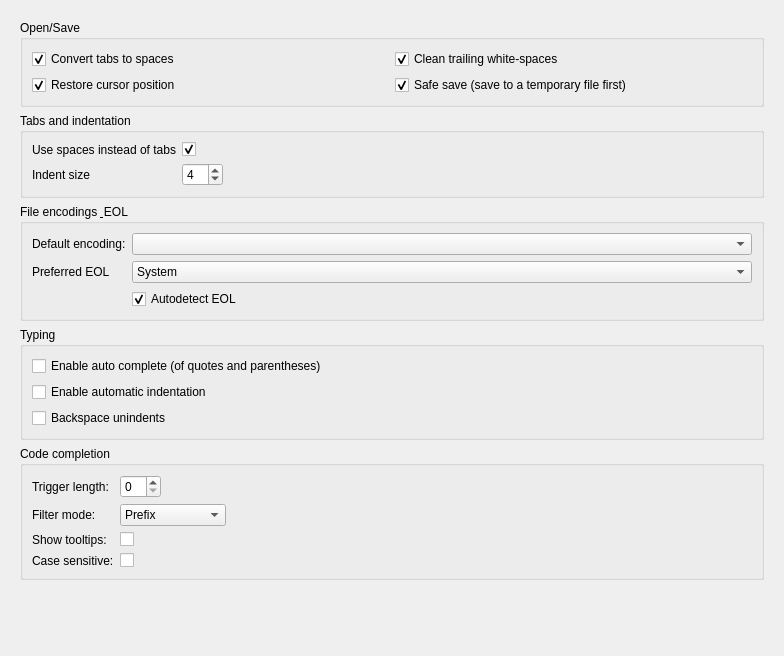
<?xml version="1.0" encoding="UTF-8"?>
<ui version="4.0">
 <class>Form</class>
 <widget class="QWidget" name="Form">
  <property name="geometry">
   <rect>
    <x>0</x>
    <y>0</y>
    <width>784</width>
    <height>656</height>
   </rect>
  </property>
  <property name="windowTitle">
   <string>Form</string>
  </property>
  <layout class="QVBoxLayout" name="verticalLayout">
   <item>
    <widget class="QScrollArea" name="scrollArea">
     <property name="frameShape">
      <enum>QFrame::NoFrame</enum>
     </property>
     <property name="widgetResizable">
      <bool>true</bool>
     </property>
     <widget class="QWidget" name="scrollAreaWidgetContents">
      <property name="geometry">
       <rect>
        <x>0</x>
        <y>0</y>
        <width>752</width>
        <height>648</height>
       </rect>
      </property>
      <layout class="QGridLayout" name="gridLayout_3">
       <item row="2" column="0">
        <widget class="QGroupBox" name="groupBox_4">
         <property name="title">
          <string>File encodings &amp; EOL</string>
         </property>
         <layout class="QFormLayout" name="formLayout_4">
          <item row="0" column="0">
           <widget class="QLabel" name="label_5">
            <property name="text">
             <string>Default encoding:</string>
            </property>
           </widget>
          </item>
          <item row="0" column="1">
           <widget class="EncodingsComboBox" name="cb_encoding">
            <property name="sizePolicy">
             <sizepolicy hsizetype="Preferred" vsizetype="Fixed">
              <horstretch>0</horstretch>
              <verstretch>0</verstretch>
             </sizepolicy>
            </property>
            <property name="toolTip">
             <string>Default encoding to use when opening files</string>
            </property>
           </widget>
          </item>
          <item row="1" column="0">
           <widget class="QLabel" name="label_10">
            <property name="text">
             <string>Preferred EOL</string>
            </property>
           </widget>
          </item>
          <item row="1" column="1">
           <widget class="QComboBox" name="cb_eol_convention">
            <property name="toolTip">
             <string>Preferred EOL (will be used for new files and for saving files if auto detect is unchecked).</string>
            </property>
            <item>
             <property name="text">
              <string>System</string>
             </property>
            </item>
            <item>
             <property name="text">
              <string>Linux</string>
             </property>
            </item>
            <item>
             <property name="text">
              <string>Mac</string>
             </property>
            </item>
            <item>
             <property name="text">
              <string>Windows</string>
             </property>
            </item>
           </widget>
          </item>
          <item row="2" column="1">
           <widget class="QCheckBox" name="cb_autodetect_eol">
            <property name="toolTip">
             <string>Automatically detects file line endings on open and use them for furute saves.</string>
            </property>
            <property name="text">
             <string>Autodetect EOL</string>
            </property>
            <property name="checked">
             <bool>true</bool>
            </property>
           </widget>
          </item>
         </layout>
        </widget>
       </item>
       <item row="3" column="0">
        <widget class="QGroupBox" name="groupBox_5">
         <property name="title">
          <string>Typing</string>
         </property>
         <layout class="QVBoxLayout" name="verticalLayout_4">
          <item>
           <widget class="QCheckBox" name="cb_autocomplete">
            <property name="toolTip">
             <string>Enable automatic completion of quotes, parentheses and brackets.</string>
            </property>
            <property name="text">
             <string>Enable auto complete (of quotes and parentheses)</string>
            </property>
           </widget>
          </item>
          <item>
           <widget class="QCheckBox" name="cb_autoindent">
            <property name="toolTip">
             <string>Enable/Disable automatic indentation</string>
            </property>
            <property name="text">
             <string>Enable automatic indentation</string>
            </property>
           </widget>
          </item>
          <item>
           <widget class="QCheckBox" name="cb_backspace_unindents">
            <property name="toolTip">
             <string>Enable/Disable backspaces unindents. If checked, pressing backspace will deintent.</string>
            </property>
            <property name="text">
             <string>Backspace unindents</string>
            </property>
           </widget>
          </item>
         </layout>
        </widget>
       </item>
       <item row="5" column="0">
        <widget class="QGroupBox" name="groupBox_2">
         <property name="title">
          <string>Code completion</string>
         </property>
         <layout class="QFormLayout" name="formLayout">
          <property name="fieldGrowthPolicy">
           <enum>QFormLayout::ExpandingFieldsGrow</enum>
          </property>
          <item row="0" column="0">
           <widget class="QLabel" name="label_3">
            <property name="text">
             <string>Trigger length:</string>
            </property>
           </widget>
          </item>
          <item row="0" column="1">
           <widget class="QSpinBox" name="spin_cc_trigger_len">
            <property name="sizePolicy">
             <sizepolicy hsizetype="Preferred" vsizetype="Fixed">
              <horstretch>0</horstretch>
              <verstretch>0</verstretch>
             </sizepolicy>
            </property>
            <property name="toolTip">
             <string>&lt;html&gt;&lt;head/&gt;&lt;body&gt;&lt;p&gt;Numbers of character needed in a word to automatically  trigger code completion&lt;/p&gt;&lt;/body&gt;&lt;/html&gt;</string>
            </property>
           </widget>
          </item>
          <item row="2" column="0">
           <widget class="QLabel" name="label_6">
            <property name="text">
             <string>Show tooltips:</string>
            </property>
           </widget>
          </item>
          <item row="2" column="1">
           <widget class="QCheckBox" name="cb_cc_tooltips">
            <property name="toolTip">
             <string>Show completion tooltip if available</string>
            </property>
            <property name="text">
             <string/>
            </property>
           </widget>
          </item>
          <item row="3" column="0">
           <widget class="QLabel" name="label_7">
            <property name="text">
             <string>Case sensitive:</string>
            </property>
           </widget>
          </item>
          <item row="3" column="1">
           <widget class="QCheckBox" name="cb_cc_case_sensitive">
            <property name="toolTip">
             <string>Case sensitive completion</string>
            </property>
            <property name="text">
             <string/>
            </property>
           </widget>
          </item>
          <item row="1" column="0">
           <widget class="QLabel" name="label_9">
            <property name="text">
             <string>Filter mode:</string>
            </property>
           </widget>
          </item>
          <item row="1" column="1">
           <widget class="QComboBox" name="cb_cc_filter_mode">
            <property name="sizePolicy">
             <sizepolicy hsizetype="Preferred" vsizetype="Expanding">
              <horstretch>0</horstretch>
              <verstretch>0</verstretch>
             </sizepolicy>
            </property>
            <property name="toolTip">
             <string>&lt;html&gt;&lt;head/&gt;&lt;body&gt;&lt;p&gt;Completion filter mode: &lt;/p&gt;&lt;p&gt;  - Prefix (classic, fast and simple)&lt;/p&gt;&lt;p&gt;  - Subsequence (fuzzy, slower but more powerful)&lt;/p&gt;&lt;/body&gt;&lt;/html&gt;</string>
            </property>
            <property name="currentIndex">
             <number>0</number>
            </property>
            <item>
             <property name="text">
              <string>Prefix</string>
             </property>
            </item>
            <item>
             <property name="text">
              <string>Contains</string>
             </property>
            </item>
            <item>
             <property name="text">
              <string>Subsequence</string>
             </property>
            </item>
           </widget>
          </item>
         </layout>
        </widget>
       </item>
       <item row="0" column="0">
        <widget class="QGroupBox" name="groupBox_3">
         <property name="title">
          <string>Open/Save</string>
         </property>
         <layout class="QGridLayout" name="gridLayout">
          <item row="1" column="1">
           <widget class="QCheckBox" name="cb_safe_save">
            <property name="toolTip">
             <string>Use a temporary file for the save, and rename that temporary file to final destination path if everything went right)</string>
            </property>
            <property name="text">
             <string>Safe save (save to a temporary file first)</string>
            </property>
            <property name="checked">
             <bool>true</bool>
            </property>
           </widget>
          </item>
          <item row="0" column="0">
           <widget class="QCheckBox" name="cb_convert_tabs_to_spaces">
            <property name="toolTip">
             <string>Convert tabs to spaces on open</string>
            </property>
            <property name="text">
             <string>Convert tabs to spaces</string>
            </property>
            <property name="checked">
             <bool>true</bool>
            </property>
           </widget>
          </item>
          <item row="1" column="0">
           <widget class="QCheckBox" name="cb_restore_cursor">
            <property name="toolTip">
             <string>Remember and restore previous cursor position on close/open</string>
            </property>
            <property name="text">
             <string>Restore cursor position</string>
            </property>
            <property name="checked">
             <bool>true</bool>
            </property>
           </widget>
          </item>
          <item row="0" column="1">
           <widget class="QCheckBox" name="cb_clean_trailing">
            <property name="toolTip">
             <string>Clean trailing whitespaces when saving editor content to disk</string>
            </property>
            <property name="text">
             <string>Clean trailing white-spaces</string>
            </property>
            <property name="checked">
             <bool>true</bool>
            </property>
           </widget>
          </item>
         </layout>
        </widget>
       </item>
       <item row="6" column="0">
        <spacer name="verticalSpacer">
         <property name="orientation">
          <enum>Qt::Vertical</enum>
         </property>
         <property name="sizeHint" stdset="0">
          <size>
           <width>20</width>
           <height>40</height>
          </size>
         </property>
        </spacer>
       </item>
       <item row="1" column="0">
        <widget class="QGroupBox" name="groupBox">
         <property name="title">
          <string>Tabs and indentation</string>
         </property>
         <layout class="QFormLayout" name="formLayout_2">
          <property name="fieldGrowthPolicy">
           <enum>QFormLayout::ExpandingFieldsGrow</enum>
          </property>
          <item row="1" column="0">
           <widget class="QLabel" name="label_11">
            <property name="toolTip">
             <string>Use n spaces instead of t</string>
            </property>
            <property name="text">
             <string>Use spaces instead of tabs</string>
            </property>
           </widget>
          </item>
          <item row="1" column="1">
           <widget class="QCheckBox" name="cb_spaces_instead_of_tabs">
            <property name="text">
             <string/>
            </property>
            <property name="checked">
             <bool>true</bool>
            </property>
           </widget>
          </item>
          <item row="2" column="0">
           <widget class="QLabel" name="label">
            <property name="sizePolicy">
             <sizepolicy hsizetype="Minimum" vsizetype="Preferred">
              <horstretch>0</horstretch>
              <verstretch>0</verstretch>
             </sizepolicy>
            </property>
            <property name="text">
             <string>Indent size</string>
            </property>
           </widget>
          </item>
          <item row="2" column="1">
           <widget class="QSpinBox" name="spin_tab_len">
            <property name="sizePolicy">
             <sizepolicy hsizetype="Preferred" vsizetype="Fixed">
              <horstretch>0</horstretch>
              <verstretch>0</verstretch>
             </sizepolicy>
            </property>
            <property name="toolTip">
             <string>Number of spaces that makes up a t</string>
            </property>
            <property name="value">
             <number>4</number>
            </property>
           </widget>
          </item>
         </layout>
        </widget>
       </item>
      </layout>
     </widget>
    </widget>
   </item>
  </layout>
 </widget>
 <customwidgets>
  <customwidget>
   <class>EncodingsComboBox</class>
   <extends>QComboBox</extends>
   <header>pyqode.core.widgets</header>
  </customwidget>
 </customwidgets>
 <resources/>
 <connections/>
</ui>
